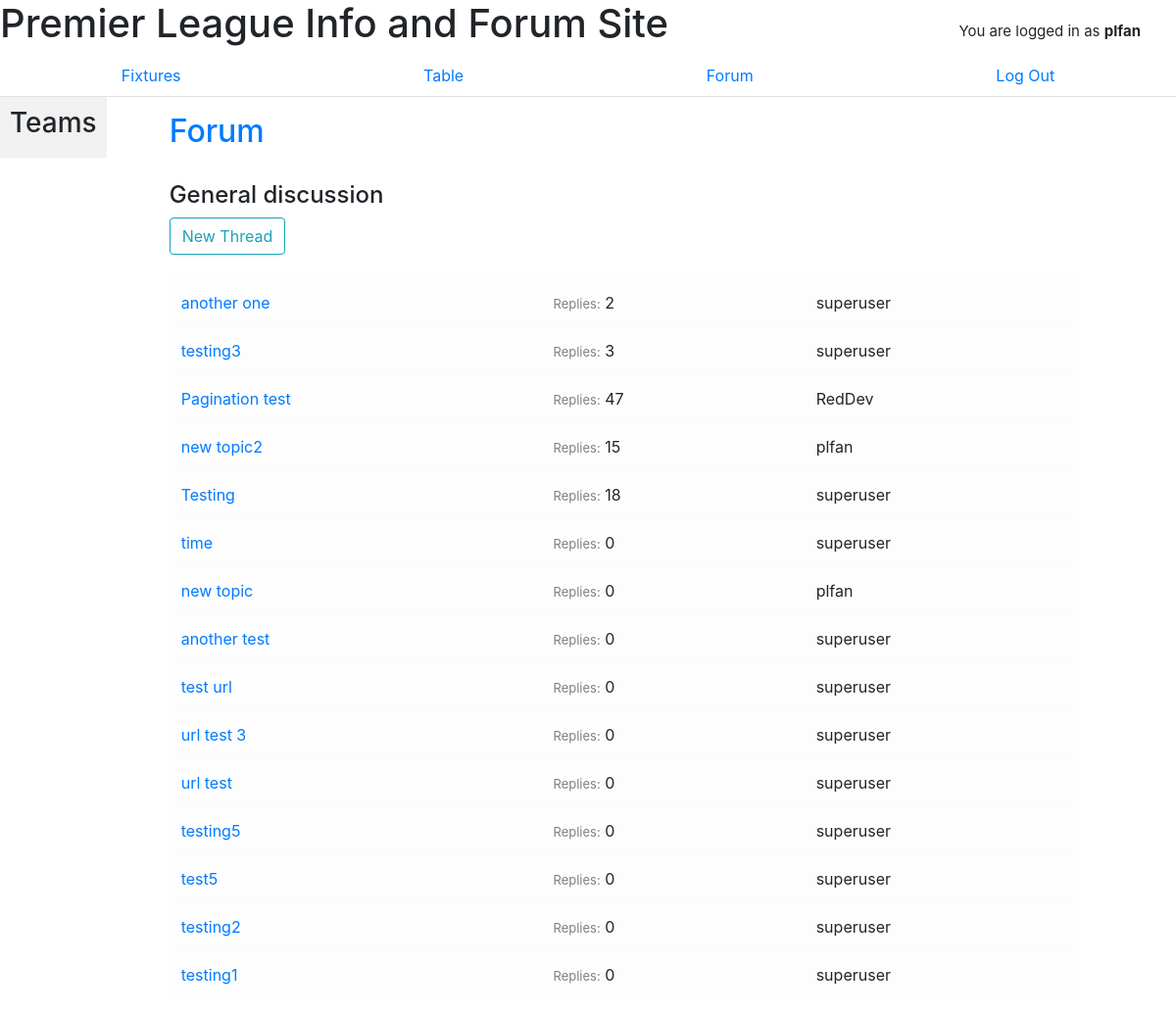
Page /forum/general (signed in) on the committed database.
### football/models.py (models this page shows, shortened)
class User(AbstractUser):
    pass

class Thread(models.Model):
    op = models.ForeignKey('football.User', on_delete=models.CASCADE, related_name='op_thread')
    topic = models.CharField(max_length=50, blank=False)
    content = models.TextField(max_length=500)
    forum = models.CharField(choices=PL_CLUBS, max_length=20)
    time = models.DateTimeField(auto_now_add=True)
    slug = models.SlugField(unique=True)
    upvote = models.ManyToManyField(User, related_name="thread_upvote", blank=True)
    downvote = models.ManyToManyField(User, related_name="thread_downvote", blank=True)
    def get_reply_count(self):
        return Reply.objects.filter(thread=self).count()
    def get_url(self):
        return reverse('thread', kwargs={'slug': self.slug})

### football/views.py (the view)
# urls.py: path("forum/<str:tla>", views.teamForum, name="teamForum"),
@login_required
def teamForum(request, tla="general"):
    teams = response_teams.json()["teams"]
    selected_team = next((team for team in teams if team['tla'] == tla), None)
    if tla != "general":
        threads = Thread.objects.filter(forum=tla).annotate(Max("reply__time"), Max("time")).order_by('-reply__time__max', '-time__max')
    else:
        threads = Thread.objects.filter(forum="GEN").annotate(Max("reply__time"), Max("time")).order_by('-reply__time__max', '-time__max')
    return render(request, "football/teamForum.html", {
        "teams": response_teams.json()["teams"],
        "current_matchday": str(current_matchday),
        "selected_team": selected_team,
        "threads": threads
    })

### football/templates/football/teamForum.html
{% extends "football/layout.html" %}
{% block body %}
<a href="{% url 'forum' %}"><h2>Forum</h2></a>
<br>
{% if selected_team != None %}
<h4><img src="{{ selected_team.crestUrl }}" width="35" height="35"> {{ selected_team.shortName }} Forum</h4>
<a class="btn btn-outline-info" href="{% url 'newPost' selected_team.tla %}" role="button">New Thread</a>
{% else %}
<h4>General discussion</h4>
<a class="btn btn-outline-info" href="{% url 'newPost' 'GEN' %}" role="button">New Thread</a>
{% endif %}
<br>
<br>
<table class="table table-light table-hover">
    {% for thread in threads %}
    <tr>
        <td><a href="{{ thread.get_url }}">{{ thread.topic }}</a></td>
        <td><span class="number-of">Replies:</span> {{ thread.get_reply_count }}</td>
        <td>{{ thread.op }}</td>
    </tr>
    {% endfor %}
</table>
{% endblock %}

### football/templates/football/layout.html (shortened to what this page needs)
{% load static %}
<!DOCTYPE html>
<html lang="en">
    <head>
        <link rel="stylesheet" href="https://stackpath.bootstrapcdn.com/bootstrap/4.4.1/css/bootstrap.min.css">
        <link rel="stylesheet" href="https://cdn.jsdelivr.net/npm/bootstrap-icons@1.7.2/font/bootstrap-icons.css">
        <link href="{% static 'football/styles.css' %}" rel="stylesheet">
        <h1 class="justify-content-center">Premier League Info and Forum Site</h1>
    </head>
    <body>
        {% if user.is_authenticated %}
        <span class="loggedIn">You are logged in as <strong>{{ user.username }}</strong></span>
        {% endif %}
        <div class="nav-top">
        <nav class="nav nav-tabs flex-column flex-sm-row">
            <a class="flex-sm-fill text-sm-center nav-link" href="{% url 'fixtures' current_matchday %}">Fixtures</a>
            <a class="flex-sm-fill text-sm-center nav-link" href="{% url 'table' %}">Table</a>
            {% if user.is_authenticated %}
                <a class="flex-sm-fill text-sm-center nav-link" href="{% url 'forum' %}">Forum</a>
                <a class="flex-sm-fill text-sm-center nav-link" href="{% url 'logout' %}">Log Out</a>
            {% else %}
                <a class="flex-sm-fill text-sm-center nav-link" href="{% url 'login' %}">Log In</a>
                <a class="flex-sm-fill text-sm-center nav-link" href="{% url 'register' %}">Register</a>
            {% endif %}
          </nav>
        </div>
    <div class="wrapper">
        <div class="sidebar">
            <h3>Teams</h3>
          </div>
        <div class="body">
            {% block body %}
            {% endblock %}
        </div>
    </div>
    </body>
</html>

### football/static/football/styles.css (style rules this page uses)
.wrapper { display: flex; }
.nav-top { z-index: 1; }
.sidebar { margin: 0; padding: 10px; max-width: 200px; background-color: #f1f1f1; position: fixed; height: 100%; overflow: auto; position: sticky; left: 0; }
.body { margin-top: 15px; padding: 1px 16px; width: 80%; margin-left: 4%; }
.loggedIn { position: absolute; top: 2%; right: 3%; font-size: 15px; }
.number-of { font-size: small; color: gray; }

### rows in the picture
User: username "plfan"
Thread: topic "another one", get_reply_count "2", op "superuser"
Thread: topic "testing3", get_reply_count "3", op "superuser"
Thread: topic "Pagination test", get_reply_count "47", op "RedDev"
Thread: topic "new topic2", get_reply_count "15", op "plfan"
Thread: topic "Testing", get_reply_count "18", op "superuser"
Thread: topic "time", get_reply_count "0", op "superuser"
Thread: topic "new topic", get_reply_count "0", op "plfan"
Thread: topic "another test", get_reply_count "0", op "superuser"
Thread: topic "test url", get_reply_count "0", op "superuser"
Thread: topic "url test 3", get_reply_count "0", op "superuser"
Thread: topic "url test", get_reply_count "0", op "superuser"
Thread: topic "testing5", get_reply_count "0", op "superuser"
Thread: topic "test5", get_reply_count "0", op "superuser"
Thread: topic "testing2", get_reply_count "0", op "superuser"
Thread: topic "testing1", get_reply_count "0", op "superuser"
